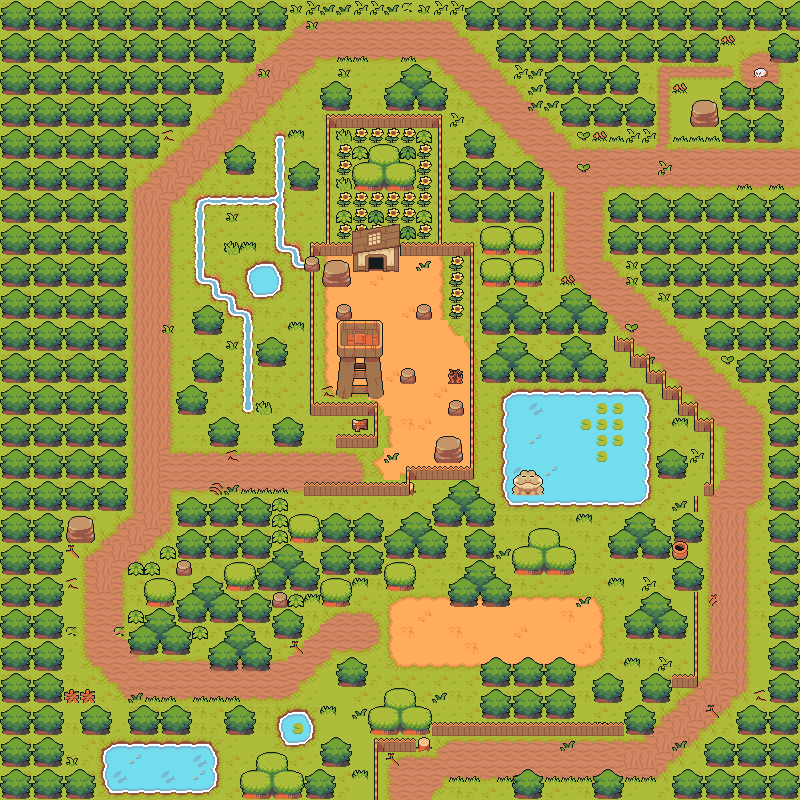

Tiled map render using the project's own tile images. Description and the map definition, with tile-layer contents summarised, below:
An orthogonal 50x50 tile map with 16x16 px tiles, 8 tile layers (Herbe, Textures Herbe, Routes, Ajustements, ...), 11 tilesets and 119 objects (117x collision, player).

<map version="1.8" tiledversion="1.8.4" orientation="orthogonal" renderorder="right-down" width="50" height="50" tilewidth="16" tileheight="16" infinite="0" nextlayerid="13" nextobjectid="130">
 <tileset firstgid="1" source="Jeu de tuiles/Routin/TilesetFloor.tsx" />
 <tileset firstgid="573" source="Jeu de tuiles/Routin/TilesetNature.tsx" />
 <tileset firstgid="861" source="Jeu de tuiles/Routin/eau.tsx" />
 <tileset firstgid="1337" source="Jeu de tuiles/Routin/TilesetFloorDetail.tsx" />
 <tileset firstgid="1417" source="Jeu de tuiles/Routin/Maisons.tsx" />
 <tileset firstgid="2084" source="Jeu de tuiles/Routin/TilesetNature Trans.tsx" />
 <tileset firstgid="2372" source="Jeu de tuiles/Routin/TilesetNature trans 2.tsx" />
 <tileset firstgid="2660" source="Jeu de tuiles/Routin/TilesetNature 2.tsx" />
 <tileset firstgid="2948" source="Jeu de tuiles/Routin/TilesetNature blanc.tsx" />
 <tileset firstgid="3236" source="Jeu de tuiles/Routin/TilesetFloorDetail Trans.tsx" />
 <tileset firstgid="3316" source="Jeu de tuiles/Routin/TilesetFloorDetail 2.tsx" />
 <layer id="1" name="Herbe" width="50" height="50" locked="1">
  <data>[2500 cells, 2495 non-empty, 1 distinct tile ids]</data>
 </layer>
 <layer id="3" name="Textures Herbe" width="50" height="50">
  <data>[2500 cells, 2418 non-empty, 7 distinct tile ids]</data>
 </layer>
 <layer id="4" name="Routes" width="50" height="50">
  <data>[2500 cells, 885 non-empty, 23 distinct tile ids]</data>
 </layer>
 <layer id="11" name="Ajustements" width="50" height="50" locked="1">
  <data>[2500 cells, 0 non-empty, 0 distinct tile ids]</data>
 </layer>
 <layer id="9" name="Fleurs/plantes" width="50" height="50">
  <data>[2500 cells, 187 non-empty, 41 distinct tile ids]</data>
 </layer>
 <layer id="7" name="Arbres/Roches" width="50" height="50">
  <data>[2500 cells, 1134 non-empty, 44 distinct tile ids]</data>
 </layer>
 <layer id="8" name="Eau" width="50" height="50" locked="1">
  <data>[2500 cells, 161 non-empty, 20 distinct tile ids]</data>
 </layer>
 <layer id="10" name="Constructions" width="50" height="50" locked="1">
  <data>[2500 cells, 150 non-empty, 39 distinct tile ids]</data>
 </layer>
 <objectgroup id="12" name="Objets">
  <object id="1" name="player" x="736.5" y="171.833">
   <point />
  </object>
  <object id="2" type="collision" x="462.5" y="0.5" width="339.5" height="30" />
  <object id="3" type="collision" x="494" y="30.5" width="225" height="33.5" />
  <object id="4" type="collision" x="543.5" y="64.5" width="96" height="31" />
  <object id="5" type="collision" x="560.5" y="95.5" width="96" height="32.5" />
  <object id="6" type="collision" x="719" y="81" width="64" height="64" />
  <object id="7" type="collision" x="766" y="29" width="35.5" height="36" />
  <object id="9" type="collision" x="607.5" y="207" width="192" height="46.5" />
  <object id="10" type="collision" x="639" y="252.5" width="160" height="35" />
  <object id="11" type="collision" x="671.5" y="287" width="127.5" height="32.5" />
  <object id="12" type="collision" x="703.5" y="319.5" width="96.5" height="32.5" />
  <object id="13" type="collision" x="735" y="352" width="64" height="31" />
  <object id="14" type="collision" x="768" y="385.333" width="32.6667" height="415.333" />
  <object id="15" type="collision" x="735.333" y="718.667" width="32.6667" height="82.6667" />
  <object id="16" type="collision" x="704.5" y="750" width="30.5" height="49" />
  <object id="17" type="collision" x="672.5" y="783" width="32.5" height="16" />
  <object id="18" type="collision" x="593" y="783.5" width="30.5" height="16" />
  <object id="19" type="collision" x="510" y="783.5" width="33" height="15.5" />
  <object id="20" type="collision" x="625" y="609" width="62" height="30" />
  <object id="22" type="collision" x="608.5" y="527" width="62.5" height="33" />
  <object id="23" type="collision" x="671" y="495.5" width="30.5" height="45" />
  <object id="24" type="collision" x="671" y="540.5" width="17.5" height="20.5" />
  <object id="25" type="collision" x="671" y="559.5" width="33" height="32" />
  <object id="26" type="collision" x="687.5" y="589.5" width="11" height="100.5" />
  <object id="27" type="collision" x="669" y="670.5" width="29.5" height="18" />
  <object id="29" type="collision" x="640" y="688" width="28.5" height="14" />
  <object id="30" type="collision" x="624" y="701" width="30.5" height="33.5" />
  <object id="31" type="collision" x="429.5" y="720.5" width="192.5" height="16.5" />
  <object id="32" type="collision" x="480" y="672.5" width="97" height="49" />
  <object id="33" type="collision" x="591" y="687" width="33" height="15" />
  <object id="34" type="collision" x="512" y="544.5" width="62.5" height="32.5" />
  <object id="35" type="collision" x="448.5" y="576" width="63" height="32" />
  <object id="36" type="collision" x="366.5" y="705.5" width="64.5" height="29.5" />
  <object id="37" type="collision" x="373.5" y="737" width="57.5" height="16" />
  <object id="38" type="collision" x="372.5" y="738.5" width="5.5" height="61" />
  <object id="39" type="collision" x="319" y="753" width="33" height="14" />
  <object id="40" type="collision" x="306.5" y="783.5" width="27" height="14.5" />
  <object id="41" type="collision" x="238.5" y="768.5" width="65" height="30.5" />
  <object id="42" type="collision" x="175.5" y="508" width="127.5" height="131" />
  <object id="43" type="collision" x="273" y="495.5" width="14.5" height="16" />
  <object id="44" type="collision" x="289" y="512.5" width="209" height="46.5" />
  <object id="45" type="collision" x="297" y="557" width="72" height="52" />
  <object id="46" type="collision" x="381.5" y="560" width="35" height="32.5" />
  <object id="47" type="collision" x="336" y="670.5" width="31.5" height="15" />
  <object id="48" type="collision" x="704" y="415" width="9" height="79.5" />
  <object id="49" type="collision" x="658.5" y="462.5" width="26.5" height="16" />
  <object id="53" type="collision" x="611.5" y="335" width="24" height="35" />
  <object id="54" type="collision" x="631.5" y="355" width="21.5" height="31" />
  <object id="55" type="collision" x="646.5" y="370" width="20.5" height="33" />
  <object id="56" type="collision" x="663" y="387.5" width="19.5" height="29.5" />
  <object id="58" x="679.5" y="400.5" width="19.5" height="30.5" />
  <object id="59" type="collision" x="498" y="386" width="156" height="124.5" />
  <object id="60" type="collision" x="547.5" y="192" width="7" height="83" />
  <object id="61" type="collision" x="463.5" y="137.5" width="30.5" height="22.5" />
  <object id="62" type="collision" x="512" y="177" width="32" height="14" />
  <object id="63" type="collision" x="493.5" y="162.5" width="18.5" height="16" />
  <object id="64" type="collision" x="446" y="157.5" width="28.5" height="31" />
  <object id="65" type="collision" x="556" y="276.5" width="18" height="10.5" />
  <object id="67" type="collision" x="547" y="309.5" width="55" height="19" />
  <object id="68" type="collision" x="558.5" y="289" width="32.5" height="18.5" />
  <object id="69" type="collision" x="385" y="79" width="62" height="33.5" />
  <object id="70" type="collision" x="287" y="0.5" width="176.5" height="3" />
  <object id="71" type="collision" x="255.5" y="-0.5" width="31.5" height="31.5" />
  <object id="72" type="collision" x="226" y="32" width="29" height="30" />
  <object id="73" type="collision" x="195.5" y="64.5" width="27" height="28.5" />
  <object id="74" type="collision" x="162" y="96" width="28.5" height="31" />
  <object id="75" type="collision" x="128.5" y="128" width="31" height="32.5" />
  <object id="76" type="collision" x="95.5" y="159.5" width="31.5" height="351.5" />
  <object id="77" type="collision" x="68" y="510" width="26.5" height="32.5" />
  <object id="78" type="collision" x="42" y="541" width="22" height="257.5" />
  </objectgroup>
</map>
<!-- 49 of 119 objects omitted -->
